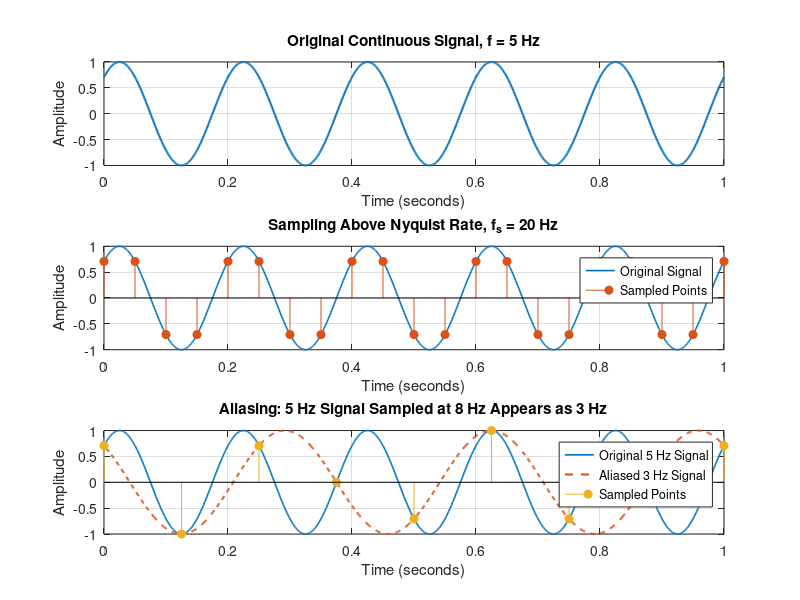

This chart was generated by the following MATLAB code:
clc;
clear;
close all;

% Original signal frequency
f = 5;

% Phase shift for clear sampling points
phi = pi/4;

% Time duration
T = 1;

% Continuous-time approximation
t = 0:0.001:T;

% Original continuous signal
x = sin(2*pi*f*t + phi);

% Sampling above Nyquist rate
fs_above = 20;
t_above = 0:1/fs_above:T;
x_above = sin(2*pi*f*t_above + phi);

% Sampling below Nyquist rate
fs_below = 8;
t_below = 0:1/fs_below:T;
x_below = sin(2*pi*f*t_below + phi);

% Aliased frequency
f_alias = abs(fs_below - f);

% Aliased signal
x_alias = -sin(2*pi*f_alias*t - phi);

% Plot
figure;

% Original continuous signal
subplot(3,1,1);
plot(t, x, 'LineWidth', 1.5);
title('Original Continuous Signal, f = 5 Hz');
xlabel('Time (seconds)');
ylabel('Amplitude');
grid on;

% Sampling above Nyquist
subplot(3,1,2);
plot(t, x, 'LineWidth', 1.2);
hold on;
stem(t_above, x_above, 'filled');
title('Sampling Above Nyquist Rate, f_s = 20 Hz');
xlabel('Time (seconds)');
ylabel('Amplitude');
legend('Original Signal', 'Sampled Points');
grid on;
hold off;

% Aliasing demonstration
subplot(3,1,3);
plot(t, x, 'LineWidth', 1.2);
hold on;
plot(t, x_alias, '--', 'LineWidth', 1.5);
stem(t_below, x_below, 'filled');
title('Aliasing: 5 Hz Signal Sampled at 8 Hz Appears as 3 Hz');
xlabel('Time (seconds)');
ylabel('Amplitude');
legend('Original 5 Hz Signal', ...
    'Aliased 3 Hz Signal', ...
    'Sampled Points');
grid on;
hold off;

drawnow;
